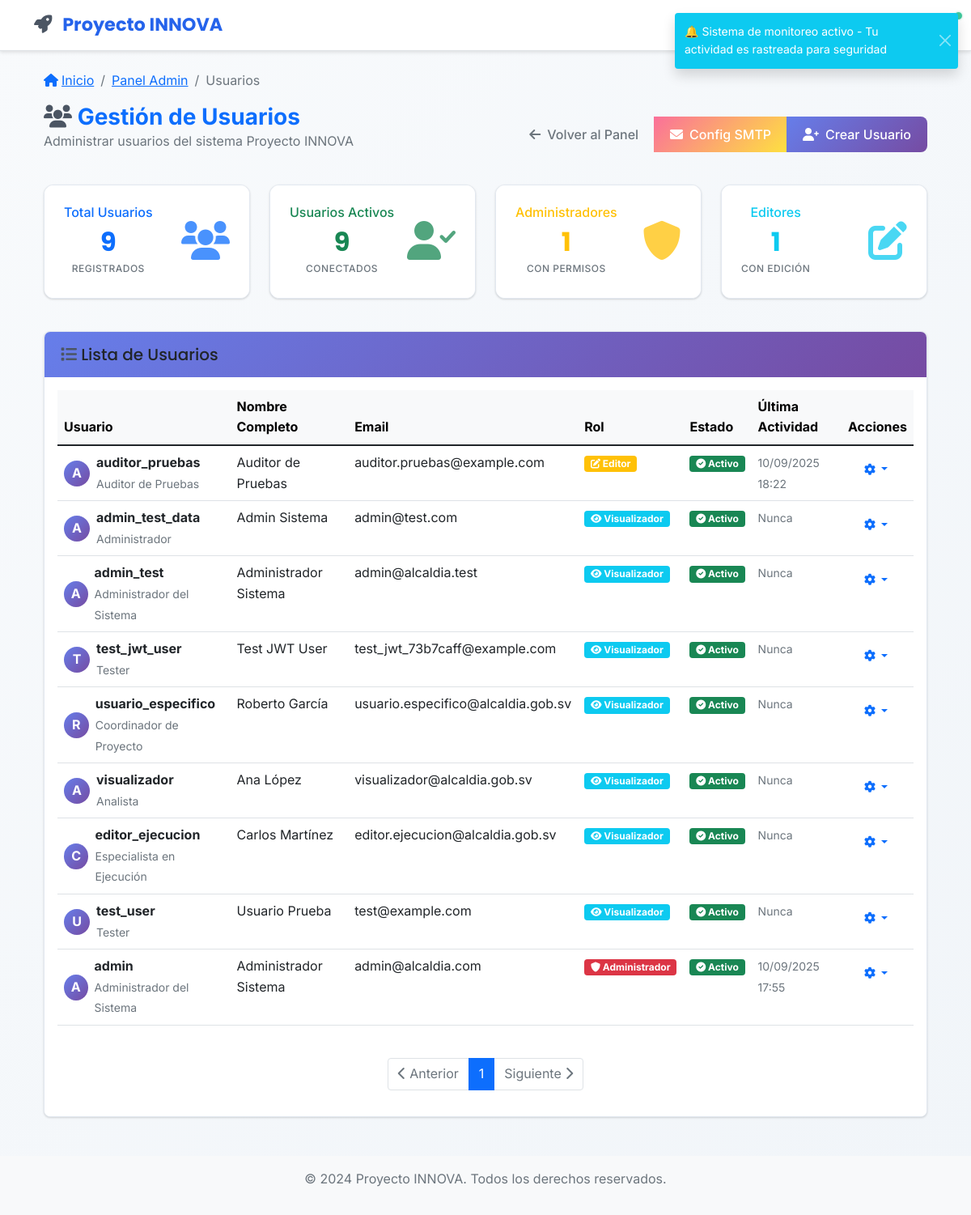
/admin/users (signed in), run on an earlier commit of the app's database.
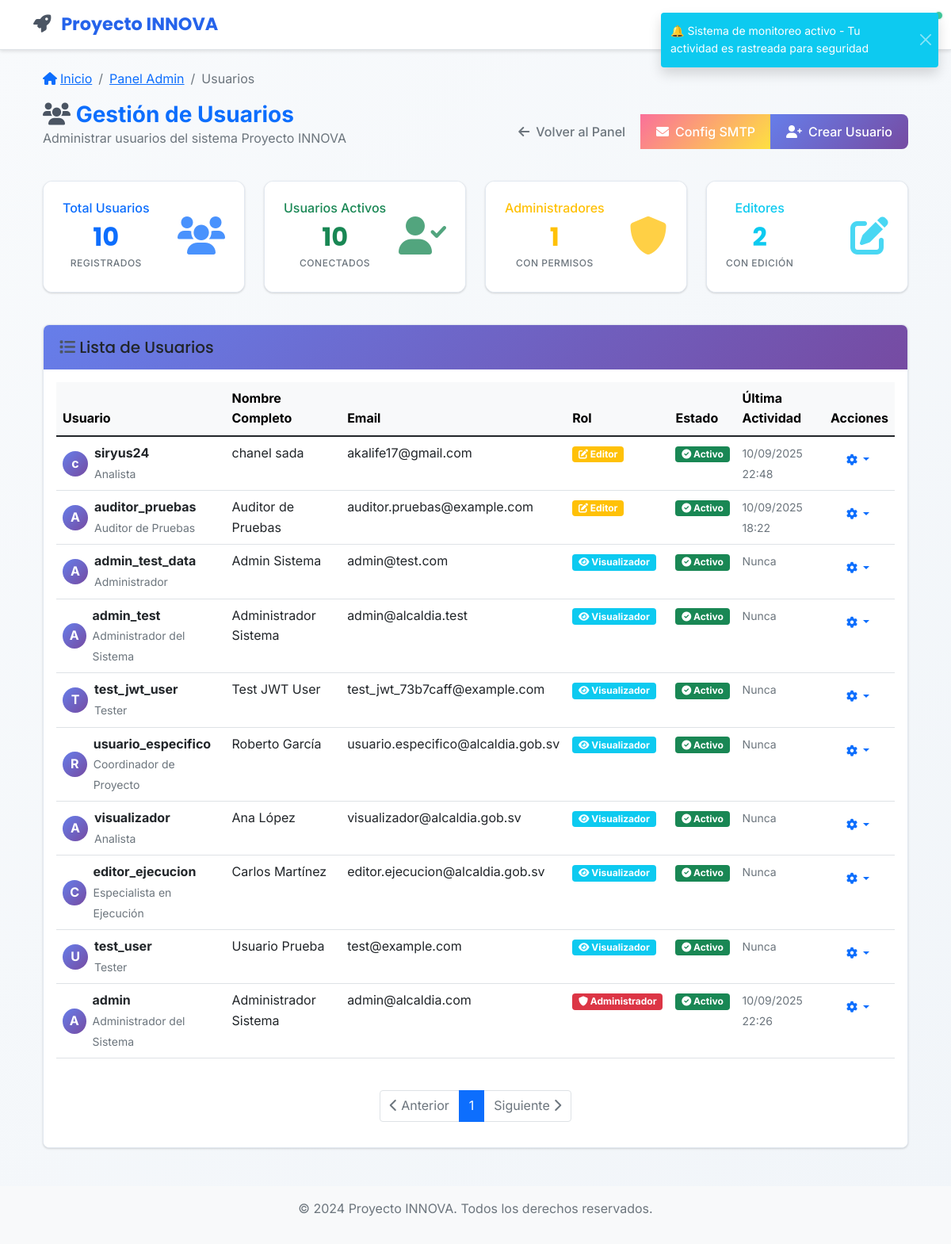
And on a later commit of the database.
### app/models/user.py (models this page shows, shortened)
class User(UserMixin, db.Model):
    __tablename__ = 'users'
    id = db.Column(db.Integer, primary_key=True)
    username = db.Column(db.String(64), unique=True, nullable=False, index=True)
    email = db.Column(db.String(120), unique=True, nullable=False, index=True)
    password_hash = db.Column(db.String(256), nullable=False)
    first_name = db.Column(db.String(64), nullable=False)
    last_name = db.Column(db.String(64), nullable=False)
    position = db.Column(db.String(100))  # Cargo en la alcaldía
    municipality = db.Column(db.String(100), nullable=False)  # Nombre de la alcaldía
    department = db.Column(db.String(100), nullable=False)  # Departamento/Estado
    municipality_code = db.Column(db.String(20))  # Código único de la alcaldía
    is_active = db.Column(db.Boolean, default=True)
    created_at = db.Column(db.DateTime, default=datetime.utcnow)
    updated_at = db.Column(db.DateTime, default=datetime.utcnow, onupdate=datetime.utcnow)
    last_login = db.Column(db.DateTime)
    legacy_role = db.Column(db.String(20), default='viewer')  # Mantener para compatibilidad
    active_roles = db.relationship('UserRole',
                                 foreign_keys='UserRole.user_id',
                                 lazy=True,
                                 primaryjoin="and_(User.id==UserRole.user_id, UserRole.is_active==True)")
    user_roles = db.relationship('UserRole',
                               foreign_keys='UserRole.user_id',
                               lazy=True,
                               overlaps="active_roles")
    @property
    def password(self):
        raise AttributeError('La contraseña no es un atributo legible')
    def get_full_name(self):
        return f"{self.first_name} {self.last_name}"
    @property
    def role(self):
        return self.legacy_role
    def is_admin(self):
        if self.active_roles:
            admin_names = ['admin', 'administrador']
            return any(ur.role.name.lower() in admin_names for ur in self.active_roles)
        return self.legacy_role == 'admin'

### app/views/admin.py (the view)
@admin_bp.route('/users')
def users():
    page = request.args.get('page', 1, type=int)
    per_page = 20
    users_query = User.query.order_by(User.created_at.desc())
    users_pagination = users_query.paginate(page=page, per_page=per_page, error_out=False)
    return render_template('admin/users.html',
                         title='Gestión de Usuarios',
                         users=users_pagination.items,
                         pagination=users_pagination)

### app/views/admin.py (called while the page is built)
@admin_bp.before_request
@login_required
def require_admin():
    if not current_user.is_admin():
        flash('Acceso denegado. Se requieren permisos de administrador.', 'error')
        return redirect(url_for('main.dashboard'))

### app/templates/admin/users.html (shortened to what the changed rows need)
{% extends "base.html" %}
{% block content %}
<div class="container-fluid mt-4">
    <div class="row mb-4">
        <div class="col-12">
            <div class="d-flex justify-content-between align-items-center">
                <div>
                    <h1 class="h3 mb-0 text-primary fw-bold">
                        <i class="fas fa-users text-secondary"></i> Gestión de Usuarios
                    </h1>
                </div>
            </div>
        </div>
    </div>
<div class="row mb-4">
    <div class="col-md-3 mb-3">
        <div class="card stat-card">
            <div class="card-body">
                <div class="d-flex justify-content-between align-items-center">
                    <div>
                        <h6 class="card-title text-primary">Total Usuarios</h6>
                        <h2 class="mb-0 text-primary">{{ users|length if users else 0 }}</h2>
                        <small class="text-muted">Registrados</small>
                    </div>
                </div>
            </div>
        </div>
    </div>
    <div class="col-md-3 mb-3">
        <div class="card stat-card">
            <div class="card-body">
                <div class="d-flex justify-content-between align-items-center">
                    <div>
                        <h6 class="card-title text-success">Usuarios Activos</h6>
                        <h2 class="mb-0 text-success">{{ users|selectattr('is_active', 'equalto', True)|list|length if users else 0 }}</h2>
                        <small class="text-muted">Conectados</small>
                    </div>
                </div>
            </div>
        </div>
    </div>
    <div class="col-md-3 mb-3">
        <div class="card stat-card">
            <div class="card-body">
                <div class="d-flex justify-content-between align-items-center">
                    <div>
                        <h2 class="mb-0 text-warning">{{ users|selectattr('role', 'equalto', 'admin')|list|length if users else 0 }}</h2>
                    </div>
                </div>
            </div>
        </div>
    </div>
    <div class="col-md-3 mb-3">
        <div class="card stat-card">
            <div class="card-body">
                <div class="d-flex justify-content-between align-items-center">
                    <div>
                        <h6 class="card-title text-info">Editores</h6>
                        <h2 class="mb-0 text-info">{{ users|selectattr('role', 'equalto', 'editor')|list|length if users else 0 }}</h2>
                        <small class="text-muted">Con edición</small>
                    </div>
                </div>
            </div>
        </div>
    </div>
</div>
<div class="row">
    <div class="col-12">
        <div class="card">
            <div class="card-body">
                <div class="table-responsive">
                    <table class="table table-hover">
                        <thead class="table-light">
                            <tr>
                                <th>Usuario</th>
                                <th>Nombre Completo</th>
                                <th>Email</th>
                                <th>Rol</th>
                                <th>Estado</th>
                                <th>Última Actividad</th>
                                <th>Acciones</th>
                            </tr>
                        </thead>
                        <tbody>
                            {% for user in users %}
                            <tr>
                                <td>
                                    <div class="d-flex align-items-center">
                                        <div class="avatar-circle me-2" style="width: 32px; height: 32px; background: linear-gradient(135deg, #667eea 0%, #764ba2 100%); border-radius: 50%; display: flex; align-items: center; justify-content: center; color: white; font-weight: bold;">
                                            {{ user.first_name[0] if user.first_name else user.username[0] }}
                                        </div>
                                        <div>
                                            <strong>{{ user.username }}</strong>
                                            <br>
                                            <small class="text-muted">{{ user.position or 'Sin cargo' }}</small>
                                        </div>
                                    </div>
                                </td>
                                <td>{{ user.get_full_name() }}</td>
                                <td>{{ user.email }}</td>
                                <td>
                                    <span class="badge bg-{{ 'danger' if user.role == 'admin' else 'warning' if user.role == 'editor' else 'info' }}">
                                        {% if user.role == 'admin' %}
                                            <i class="fas fa-shield-alt"></i> Administrador
                                        {% elif user.role == 'editor' %}
                                            <i class="fas fa-edit"></i> Editor
                                        {% else %}
                                            <i class="fas fa-eye"></i> Visualizador
                                        {% endif %}
                                    </span>
                                </td>
                                <td>
                                    {% if user.is_active %}
                                        <span class="badge bg-success">
                                            <i class="fas fa-check-circle"></i> Activo
                                        </span>
                                    {% else %}
                                        <span class="badge bg-danger">
                                            <i class="fas fa-times-circle"></i> Inactivo
                                        </span>
                                    {% endif %}
                                </td>
                                <td>
                                    {% if user.last_login %}
                                        <small class="text-muted">
                                            {{ user.last_login.strftime('%d/%m/%Y') }}<br>
                                            {{ user.last_login.strftime('%H:%M') }}
                                        </small>
                                    {% else %}
                                        <small class="text-muted">Nunca</small>
                                    {% endif %}
                                </td>
                                <td>
                                    <div class="btn-group" role="group">
                                        <button type="button" class="btn btn-outline-primary btn-sm dropdown-toggle"
                                                data-bs-toggle="dropdown" aria-expanded="false">
                                            <i class="fas fa-cog"></i>
                                        </button>
                                    </div>
                                </td>
                            </tr>
                            {% endfor %}
                        </tbody>
                    </table>
                </div>
                {% if pagination %}
                <nav aria-label="Paginación de usuarios" class="mt-4">
                    <ul class="pagination justify-content-center">
                        {% for page_num in pagination.iter_pages() %}
                        {% if page_num %}
                        <li class="page-item {{ 'active' if page_num == pagination.page else '' }}">
                            <a class="page-link" href="{{ url_for('admin.users', page=page_num) }}">{{ page_num }}</a>
                        </li>
                        {% else %}
                        <li class="page-item disabled">
                            <span class="page-link">...</span>
                        </li>
                        {% endif %}
                        {% endfor %}
                    </ul>
                </nav>
                {% endif %}
            </div>
        </div>
    </div>
</div>
{% endblock %}

What changed in the data, as far as the page shows it:
added User: first_name "c", username "siryus24", position "Analista", get_full_name "chanel sada", email "akalife17@gmail.com", legacy_role "editor" (drawn), is_active True (drawn), last_login "10/09/2025", last_login "22:48"
changed User "admin": last_login "17:55" → "22:26"
Also different on the page:
{{ users|length if users else 0 }}: "9" → "10"
text no longer shown: "9 1"
text now shown: "10 2"
